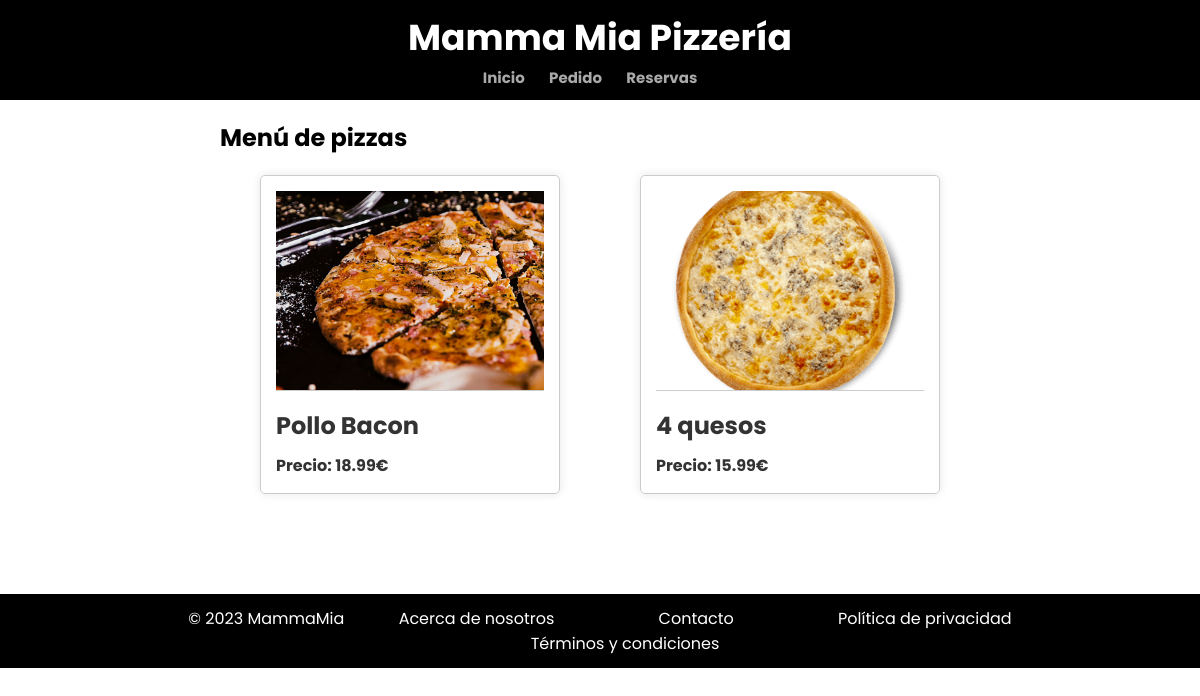
Before: /appMammaMia/pizzas/ with the older database file.
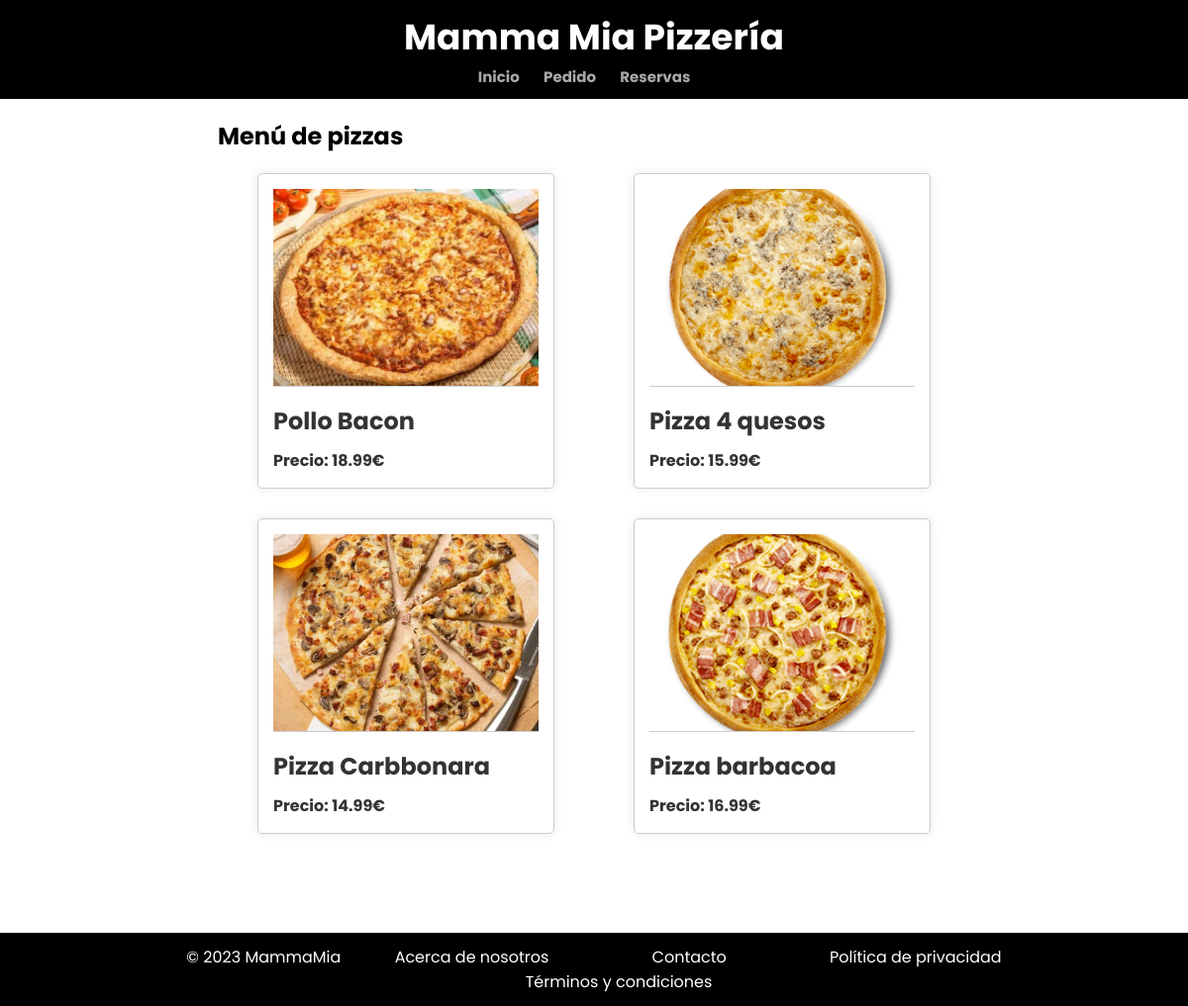
After: the same page with the newer database file.
### appMammaMia/models.py (models this page shows, shortened)
class Pizza(models.Model):
    nombre = models.CharField(max_length=100)
    masa = models.ForeignKey(Masas, on_delete=models.CASCADE)
    ingredientes = models.ManyToManyField(Ingrediente)
    descripcion = models.TextField()
    imagen = models.ImageField()
    precio = models.DecimalField(max_digits=6, decimal_places=2)
    disponible = models.BooleanField(default=True)
    calorias = models.IntegerField()

### appMammaMia/views.py (the view)
# urls.py: path('pizzas/', views.pizzas, name='pizzas'),
def pizzas(request):
    pizzas = get_list_or_404(Pizza.objects.all())
    context = {'lista_pizzas': pizzas }
    return render(request, 'pizzas.html', context)

### appMammaMia/templates/pizzas.html (shortened to what this page needs)
{% extends "base.html" %}
{% load static %}
{% block contenido %}
    <div class="masas-container">
        <h2 class="masas-titulo">Menú de pizzas </h2>
        <ul class="masas-list">
            {% for pizza in lista_pizzas %}
                <li class="masa-item">
                    <a href="{% url 'detalles_pizza' pizza.id %}">
                        <div class="masa-info">
                            <img src="{% static pizza.imagen.name %}" alt="{{ pizza.nombre }} - Imagen" class="masa-imagen">
                            <h3 class="masa-nombre">{{ pizza.nombre }}</h3>
                            <ul class="list-group list-group-flush">
                                <p class="masa-precio">Precio: {{ pizza.precio }}€</p>
                            </ul>
                        </div>
                    </a>
                </li>
            {% endfor %}
        </ul>
    </div>
    <link rel="stylesheet" href="{% static 'styleProductos.css' %}">
{% endblock %}

### appMammaMia/templates/base.html (shortened to what this page needs)
<!DOCTYPE html>
<html lang="en">
    <head>
        {% load static %}
        <link rel="stylesheet" href="{% static 'style.css' %}">
    </head>
    <body>
      <header>
        <h1>Mamma Mia Pizzería</h1>
        <nav>
            <ul>
                <li><a href="{% url 'index' %}">Inicio</a></li>
                <li><a href="{% url 'pedido' %}">Pedido</a></li>
                <li><a href="{% url 'reservas' %}">Reservas</a></li>
            </ul>
        </nav>
      </header>
      {% block contenido %}
      {% endblock %}
        <footer>
            <p id="parrafo-footer">
                &copy; <span id="anyoMostrado"></span> MammaMia <a href="">Acerca de nosotros</a>
                <a href="{% url 'contacto' %}">Contacto</a>
                <a href="">Política de privacidad</a> <a href="">Términos y condiciones</a>
            </p>
        </footer>
    </body>
</html>

### appMammaMia/static/style.css (style rules this page uses)
* { margin: 0; padding: 0; font-family: 'Poppins', sans-serif; box-sizing: border-box; outline: none; border:none; text-decoration: none; }
footer { color: white; background-color: black; margin-top: 50px; padding-left: 50px; padding-top: 12px; padding-bottom: 12px; }
a { text-decoration: none; color: white; }
#parrafo-footer { text-align: center; }
#parrafo-footer a { display: inline-block; margin: 0 50px; }
header { background-color: black; padding: 10px 0; text-align: center; }
h1 { color: white; font-size: 36px; }
nav ul { list-style: none; padding: 0; }
nav ul li { display: inline; margin-right: 20px; }
nav ul li a { text-decoration: none; color: darkgray; font-weight: bold; font-size: 15px; }

### appMammaMia/static/styleProductos.css (style rules this page uses)
h2.masas-titulo { margin-bottom: 20px; }
.masas-container { max-width: 800px; margin: 0 auto; padding: 20px; }
.masas-list { list-style: none; padding: 0; margin: 0; display: flex; flex-wrap: wrap; justify-content: space-around; }
.masa-item { width: 300px; margin-bottom: 30px; border: 1px solid #ccc; border-radius: 5px; overflow: hidden; box-shadow: 0 0 10px rgba(0, 0, 0, 0.1); transition: transform 0.2s; }
.masa-item a { text-decoration: none; color: #333; }
.masa-info { padding: 15px; }
.masa-imagen { width: 100%; height: 200px; object-fit: cover; border-bottom: 1px solid #ccc; }
.masa-nombre { margin-top: 10px; font-size: 1.5em; }
.masa-precio { margin-top: 10px; font-weight: bold; }

Changed rows visible on the page:
changed Pizza "Pollo Bacon": imagen: a different picture
changed Pizza: nombre "4 quesos" → "Pizza 4 quesos"
added Pizza: imagen (picture), nombre "Pizza Carbbonara", precio "14.99"
added Pizza: imagen (picture), nombre "Pizza barbacoa", precio "16.99"
